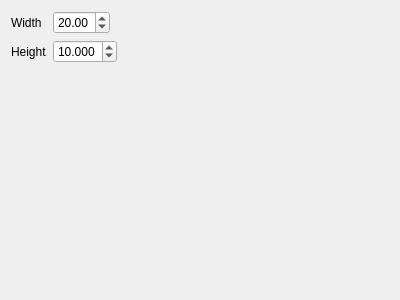
<?xml version="1.0" encoding="UTF-8"?>
<ui version="4.0">
 <class>Form</class>
 <widget class="QWidget" name="Form">
  <property name="geometry">
   <rect>
    <x>0</x>
    <y>0</y>
    <width>400</width>
    <height>300</height>
   </rect>
  </property>
  <property name="windowTitle">
   <string>Form</string>
  </property>
  <layout class="QVBoxLayout" name="verticalLayout">
   <item>
    <layout class="QFormLayout" name="formLayout">
     <property name="sizeConstraint">
      <enum>QLayout::SetMaximumSize</enum>
     </property>
     <property name="fieldGrowthPolicy">
      <enum>QFormLayout::ExpandingFieldsGrow</enum>
     </property>
     <item row="0" column="0">
      <widget class="QLabel" name="label_2">
       <property name="text">
        <string>Width</string>
       </property>
      </widget>
     </item>
     <item row="0" column="1">
      <widget class="QDoubleSpinBox" name="Width">
       <property name="value">
        <double>20.000000000000000</double>
       </property>
      </widget>
     </item>
     <item row="1" column="0">
      <widget class="QLabel" name="label">
       <property name="text">
        <string>Height</string>
       </property>
      </widget>
     </item>
     <item row="1" column="1">
      <widget class="QDoubleSpinBox" name="Height">
       <property name="decimals">
        <number>3</number>
       </property>
       <property name="value">
        <double>10.000000000000000</double>
       </property>
      </widget>
     </item>
    </layout>
   </item>
  </layout>
 </widget>
 <resources/>
 <connections/>
</ui>
